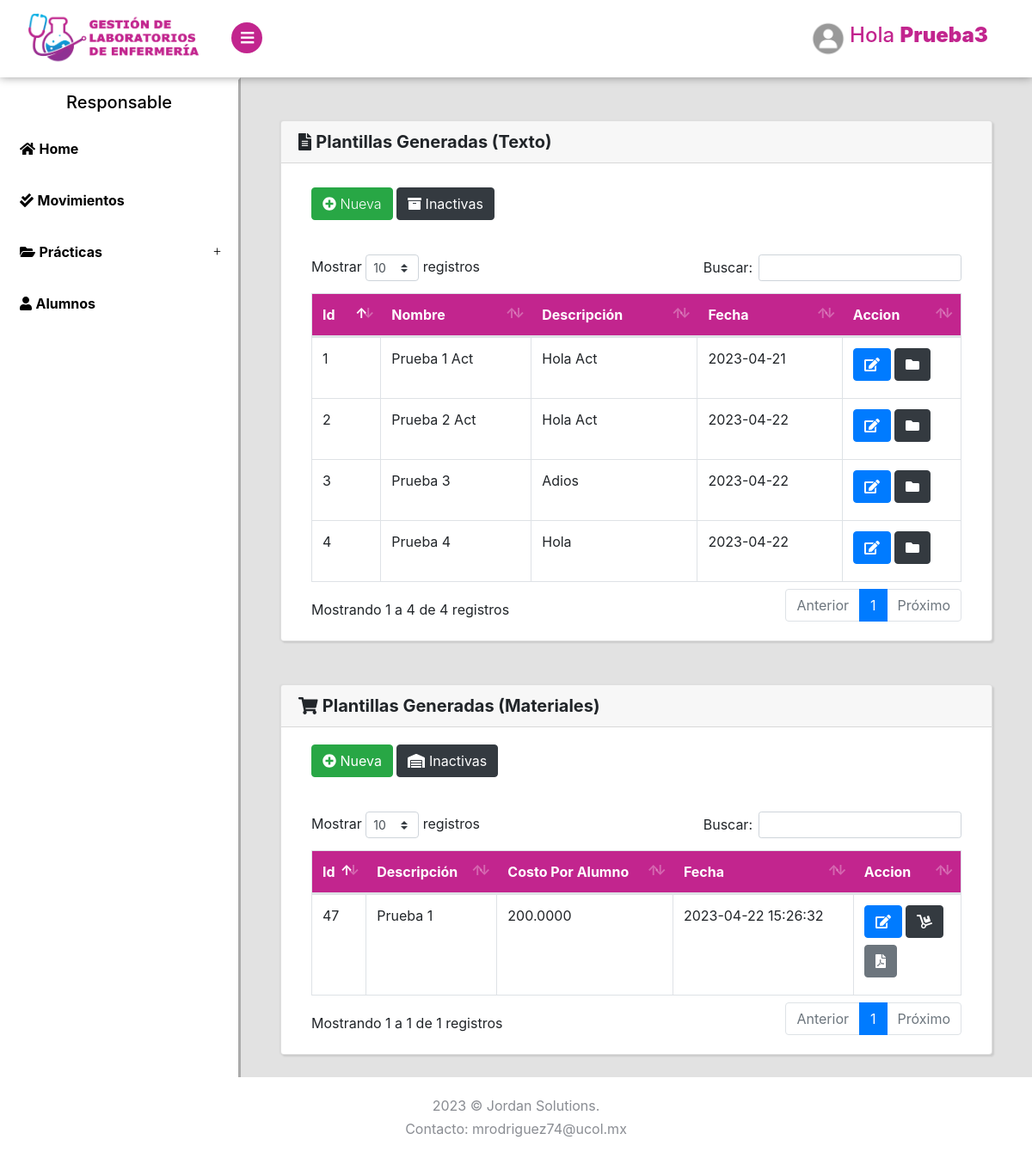
/Practicas/Plantillas (signed in), run on an earlier commit of the app's database.
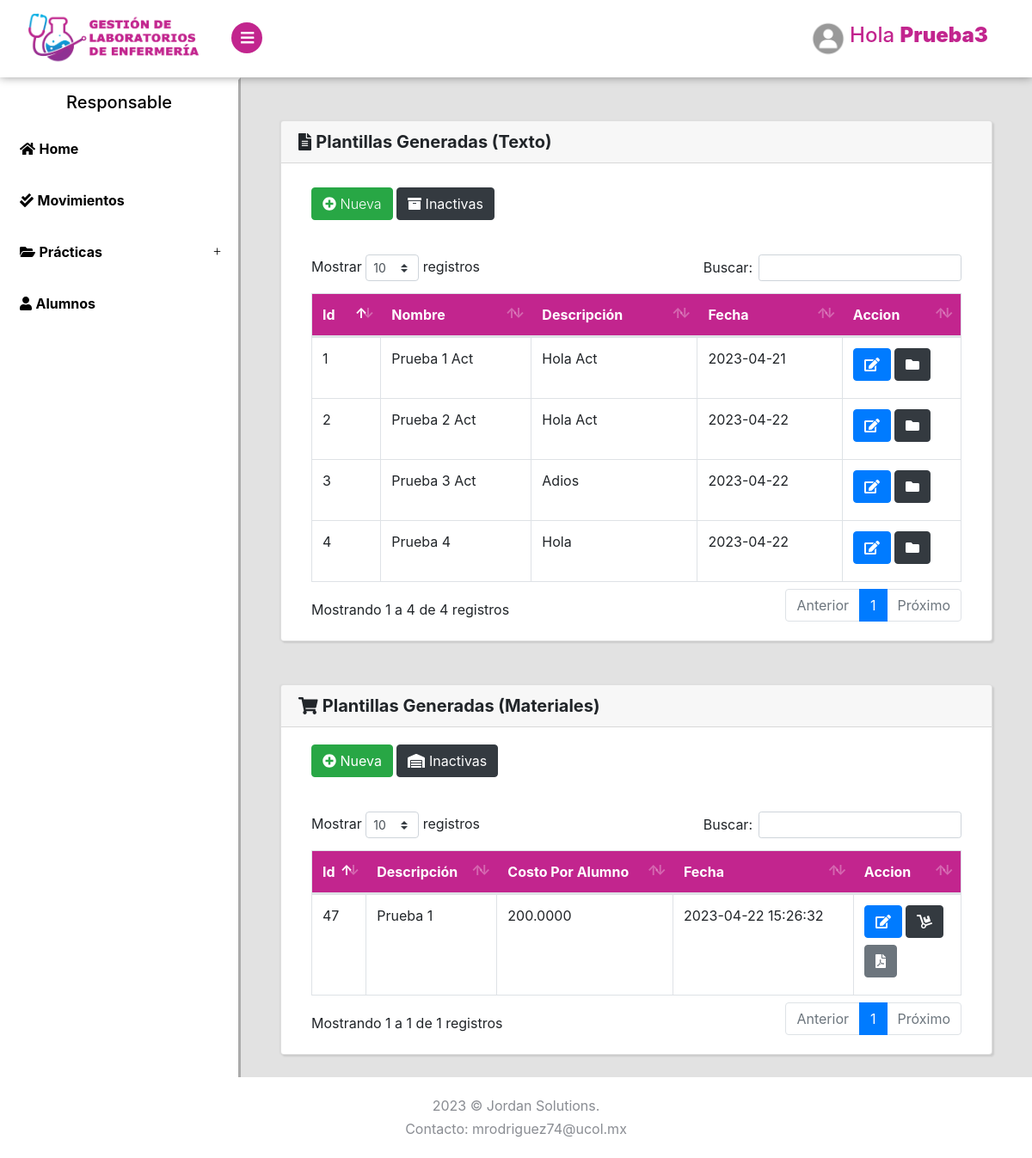
And on a later commit of the database.
### tables this page shows
CREATE TABLE `plantillas` (
  `id` int(11) NOT NULL,
  `nombre` varchar(200) NOT NULL,
  `descripcion` varchar(500) NOT NULL,
  `objetivo` varchar(300) NOT NULL,
  `requisitos` varchar(300) NOT NULL,
  `formato` varchar(100) NOT NULL,
  `estado` int(11) NOT NULL DEFAULT 1,
  `fecha` date NOT NULL DEFAULT current_timestamp()
);

### Libraries/Core/Views.php (called while the page is built)
<?php
class Views{
    function getView($controller, $view, $alert="", $data1 = "", $data2 = "", $data3 = "", $data4 = "", $data5 = "")
    {
        $controller = get_class($controller);
        if ($controller == "Login") {
            $view = "Views/".$view.".php";
        }else{
            $view = "Views/" . $controller . "/" . $view . ".php";
        }
        require_once($view);
    }
}
?>

### Controller/Practicas.php (called while the page is built, shortened)
<?php
class Practicas extends Controllers{
    public function Plantillas()
    {
        $data1 = $this->model->selectPlantillas();
        $data2 = $this->model->selectPlantillasM();
        $this->views->getView($this, "Plantillas", "", $data1, $data2);
        die();
    }
}
?>

### index.php (called while the page is built, shortened)
<?php
require_once("Helpers/Helpers.php");
require_once("Libraries/Core/Load.php");
?>

### Libraries/Core/Mysql.php (called while the page is built, shortened)
<?php
class Mysql extends Conexion{
    private $conexion;
    function __construct()
    {
        $this->conexion = new Conexion();
        $this->conexion = $this->conexion->conect();
    }
    public function select_all(string $query){
        $this->strquery = $query;
        $result = $this->conexion->prepare($this->strquery);
        $result->execute();
        $data = $result->fetchall(PDO::FETCH_ASSOC);
        return $data;
    }
}
?>

### Libraries/Core/Conexion.php (called while the page is built)
<?php
class Conexion{
    private $conect;
    public function __construct()
    {
      $conexion = "mysql:host=".HOST.";dbname=".BD.";.CHARSET.";
      try {
          $this->conect = new PDO($conexion, DB_USER, PASS);
          $this->conect->setAttribute(PDO::ATTR_ERRMODE, PDO::ERRMODE_EXCEPTION);
      } catch (PDOException $e) {
          $this->conect = "Error en la conexion";
          echo "Error: " . $e->getMessage();
      }
    }
    public function conect()
    {
        return $this->conect;
    }
}
?>

### Models/PracticasModel.php (called while the page is built, shortened)
<?php
class PracticasModel extends Mysql{
    public function selectPlantillas()
    {
        $sql = "SELECT * FROM plantillas WHERE estado = 1";
        $res = $this->select_all($sql);
        return $res;
    }
}
?>

### Helpers/Helpers.php (called while the page is built, shortened)
<?php
function base_url()
{
    return BASE_URL;
}
?>

### Views/Practicas/Plantillas.php (the view, shortened to what the changed rows need)
<?php if($_SESSION['rol'] <= 1){ ?>
<div class="page-content2">
    <section>
        <div class="card container-fluid2 text-center">
            <div class="card-header"><i class="fas fa-exclamation-circle"></i> ERROR</div>
            <div class="card-body">
                <img src="../Assets/img/unicornio.png" style="height: 400px; ">
                <h5 class="card-title">Error: No tienes acceso a esta página.</h5>
            </div>
            <div class="card-footer text-muted">
              <a href="<?php echo base_url() ?>Dashboard/Alumnos" class="btn btn-primary">Ir al inicio</a>
            </div>
        </div>
    </section>
</div>
<?php }  else { ?>
<div class="page-content">
    <section>
        <div class="card container-fluid2">
            <div class="card-body">
                <div class="container-fluid ">
                    <div class="row">
                        <div class="col-lg-12 mt-2">
                            <div class="table-responsive mt-4">
                                <table class="table table-hover table-bordered" id="Table">
                                    <thead class="thead-personality">
                                        <tr>
                                            <th>Id</th>
                                            <th>Nombre</th>
                                            <th>Descripción</th>
                                            <th>Fecha</th>
                                            <th>Accion</th>
                                        </tr>
                                    </thead>
                                    <tbody>
                                        <?php foreach ($data1 as $lista) { ?>
                                            <tr>
                                                <td><?php echo $lista['id']; ?></td>
                                                <td><?php echo $lista['nombre']; ?></td>
                                                <td><?php echo $lista['descripcion']; ?></td>
                                                <td><?php echo $lista['fecha']; ?></td>
                                                <td>
                                                    <a title="Editar" href="<?php echo base_url() ?>Practicas/Teditar?id=<?php echo $lista['id']; ?>" class="btn btn-primary mb-2"><i class="fas fa-edit"></i></a>
                                                    <form action="<?php echo base_url() ?>Practicas/Teliminar?id=<?php echo $lista['id']; ?>" method="post" class="d-inline elim">
                                                        <button title="Inactivar" type="submit" class="btn btn-dark mb-2"><i class="fas fa-folder"></i></button>
                                                    </form>
                                                </td>
                                            </tr>
                                        <?php } ?>
                                    </tbody>
                                </table>
                            </div>
                        </div>
                    </div>
                </div>
            </div>
        </div>
        <div class="card container-fluid2">
            <div class="card-body">
                <div class="container-fluid ">
                    <div class="row">
                        <div class="col-lg-12">
                            <div class="table-responsive mt-4">
                                <table class="table table-hover table-bordered" id="Table2">
                                    <thead class="thead-personality">
                                        <tr>
                                            <th>Id</th>
                                            <th>Descripción</th>
                                            <th>Costo Por Alumno</th>
                                            <th>Fecha</th>
                                            <th>Accion</th>
                                        </tr>
                                    </thead>
                                </table>
                            </div>
                        </div>
                    </div>
                </div>
            </div>
        </div>
    </section>
</div>
<?php } ?>

What changed in the data, as far as the page shows it:
changed plantillas "Adios": nombre "Prueba 3" → "Prueba 3 Act"
